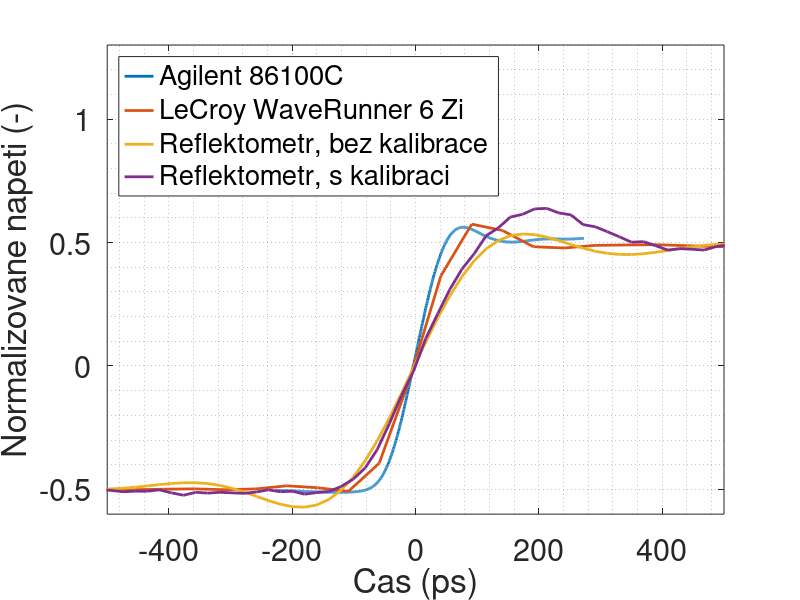
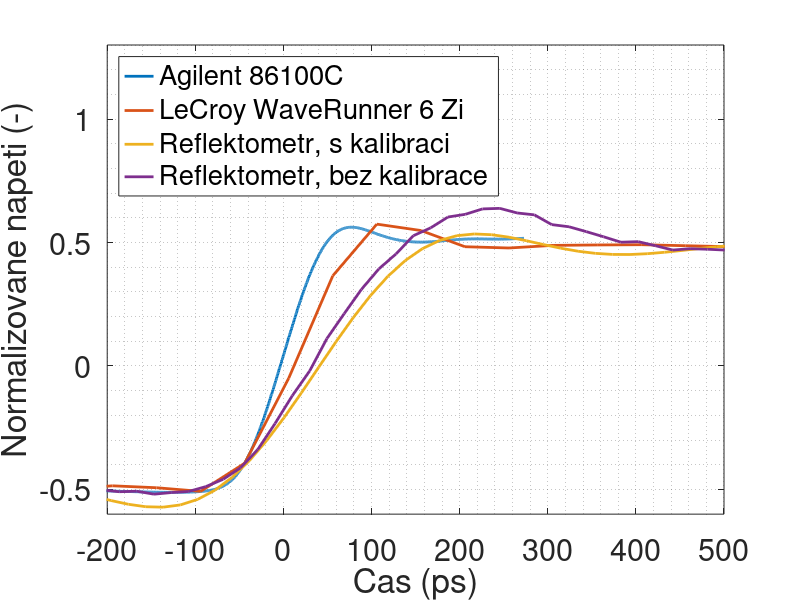

These figures' MATLAB source, in order:
close all; clear all;

lecroy=[
-1.05E-09	-0.200122
-1E-09	-0.200013
-9.5E-10	-0.200095
-9E-10	-0.200218
-8.5E-10	-0.200245
-8E-10	-0.200095
-7.5E-10	-0.199972
-7E-10	-0.200095
-6.5E-10	-0.200313
-6E-10	-0.200245
-5.5E-10	-0.199904
-5E-10	-0.199959
-4.5E-10	-0.200218
-4E-10	-0.199809
-3.5E-10	-0.199522
-3E-10	-0.200218
-2.5E-10	-0.199577
-2E-10	-0.197054
-1.5E-10	-0.198609
-1E-10	-0.201554
-5E-11	-0.17874
4.1488E-24	-0.109859
5E-11	-0.0269603
1E-10	0.0149052
1.5E-10	0.00973679
2E-10	-0.0033956
2.5E-10	-0.00441838
3E-10	-0.00230465
3.5E-10	-0.00196372
4E-10	-0.00175917
4.5E-10	-0.00257739
5E-10	-0.00338197
5.5E-10	-0.00249556
6E-10	-0.000845492
6.5E-10	0.000804581
7E-10	0.00196372
7.5E-10	0.00175917
8E-10	0.000613663
8.5E-10	-0.000381835
9E-10	-0.000545478
9.5E-10	-0.000150007
1E-09	4.09109E-05
];

agilent=[
6.1078500E-008, -1.986143E-001
6.1078870E-008, -1.986052E-001
6.1079241E-008, -1.986143E-001
6.1079611E-008, -1.986143E-001
6.1079981E-008, -1.986052E-001
6.1080352E-008, -1.986143E-001
6.1080722E-008, -1.986143E-001
6.1081093E-008, -1.986414E-001
6.1081463E-008, -1.986324E-001
6.1081833E-008, -1.986324E-001
6.1082204E-008, -1.986324E-001
6.1082574E-008, -1.986505E-001
6.1082944E-008, -1.986595E-001
6.1083315E-008, -1.986686E-001
6.1083685E-008, -1.986595E-001
6.1084056E-008, -1.986505E-001
6.1084426E-008, -1.986686E-001
6.1084796E-008, -1.986957E-001
6.1085167E-008, -1.987048E-001
6.1085537E-008, -1.986957E-001
6.1085907E-008, -1.986957E-001
6.1086278E-008, -1.987048E-001
6.1086648E-008, -1.987229E-001
6.1087019E-008, -1.987229E-001
6.1087389E-008, -1.987410E-001
6.1087759E-008, -1.987319E-001
6.1088130E-008, -1.987410E-001
6.1088500E-008, -1.987410E-001
6.1088870E-008, -1.987410E-001
6.1089241E-008, -1.987591E-001
6.1089611E-008, -1.987591E-001
6.1089981E-008, -1.987772E-001
6.1090352E-008, -1.987862E-001
6.1090722E-008, -1.987862E-001
6.1091093E-008, -1.988043E-001
6.1091463E-008, -1.988043E-001
6.1091833E-008, -1.987953E-001
6.1092204E-008, -1.988043E-001
6.1092574E-008, -1.988315E-001
6.1092944E-008, -1.988224E-001
6.1093315E-008, -1.988496E-001
6.1093685E-008, -1.988587E-001
6.1094056E-008, -1.988315E-001
6.1094426E-008, -1.988587E-001
6.1094796E-008, -1.988587E-001
6.1095167E-008, -1.988677E-001
6.1095537E-008, -1.988677E-001
6.1095907E-008, -1.988768E-001
6.1096278E-008, -1.988949E-001
6.1096648E-008, -1.988949E-001
6.1097019E-008, -1.988949E-001
6.1097389E-008, -1.988768E-001
6.1097759E-008, -1.989039E-001
6.1098130E-008, -1.989311E-001
6.1098500E-008, -1.989311E-001
6.1098870E-008, -1.989401E-001
6.1099241E-008, -1.989401E-001
6.1099611E-008, -1.989401E-001
6.1099981E-008, -1.989582E-001
6.1100352E-008, -1.989763E-001
6.1100722E-008, -1.989854E-001
6.1101093E-008, -1.990035E-001
6.1101463E-008, -1.989763E-001
6.1101833E-008, -1.989854E-001
6.1102204E-008, -1.989944E-001
6.1102574E-008, -1.990035E-001
6.1102944E-008, -1.990216E-001
6.1103315E-008, -1.990216E-001
6.1103685E-008, -1.990216E-001
6.1104056E-008, -1.990306E-001
6.1104426E-008, -1.990487E-001
6.1104796E-008, -1.990487E-001
6.1105167E-008, -1.990578E-001
6.1105537E-008, -1.990669E-001
6.1105907E-008, -1.990850E-001
6.1106278E-008, -1.990669E-001
6.1106648E-008, -1.990850E-001
6.1107019E-008, -1.990940E-001
6.1107389E-008, -1.990940E-001
6.1107759E-008, -1.991121E-001
6.1108130E-008, -1.991031E-001
6.1108500E-008, -1.991121E-001
6.1108870E-008, -1.991483E-001
6.1109241E-008, -1.991393E-001
6.1109611E-008, -1.991302E-001
6.1109981E-008, -1.991393E-001
6.1110352E-008, -1.991574E-001
6.1110722E-008, -1.991664E-001
6.1111093E-008, -1.991664E-001
6.1111463E-008, -1.991845E-001
6.1111833E-008, -1.991755E-001
6.1112204E-008, -1.991936E-001
6.1112574E-008, -1.991936E-001
6.1112944E-008, -1.992026E-001
6.1113315E-008, -1.992207E-001
6.1113685E-008, -1.992207E-001
6.1114056E-008, -1.992117E-001
6.1114426E-008, -1.992298E-001
6.1114796E-008, -1.992388E-001
6.1115167E-008, -1.992298E-001
6.1115537E-008, -1.992479E-001
6.1115907E-008, -1.992931E-001
6.1116278E-008, -1.992660E-001
6.1116648E-008, -1.992931E-001
6.1117019E-008, -1.992569E-001
6.1117389E-008, -1.992931E-001
6.1117759E-008, -1.993203E-001
6.1118130E-008, -1.993113E-001
6.1118500E-008, -1.993022E-001
6.1118870E-008, -1.993294E-001
6.1119241E-008, -1.993113E-001
6.1119611E-008, -1.993475E-001
6.1119981E-008, -1.993384E-001
6.1120352E-008, -1.993565E-001
6.1120722E-008, -1.993565E-001
6.1121093E-008, -1.993837E-001
6.1121463E-008, -1.993656E-001
6.1121833E-008, -1.994108E-001
6.1122204E-008, -1.993746E-001
6.1122574E-008, -1.994108E-001
6.1122944E-008, -1.993927E-001
6.1123315E-008, -1.994380E-001
6.1123685E-008, -1.994018E-001
6.1124056E-008, -1.994380E-001
6.1124426E-008, -1.994108E-001
6.1124796E-008, -1.994380E-001
6.1125167E-008, -1.994561E-001
6.1125537E-008, -1.994651E-001
6.1125907E-008, -1.994651E-001
6.1126278E-008, -1.994742E-001
6.1126648E-008, -1.994470E-001
6.1127019E-008, -1.994742E-001
6.1127389E-008, -1.994832E-001
6.1127759E-008, -1.994832E-001
6.1128130E-008, -1.994923E-001
6.1128500E-008, -1.995285E-001
6.1128870E-008, -1.995285E-001
6.1129241E-008, -1.995376E-001
6.1129611E-008, -1.995285E-001
6.1129981E-008, -1.995376E-001
6.1130352E-008, -1.995376E-001
6.1130722E-008, -1.995557E-001
6.1131093E-008, -1.995376E-001
6.1131463E-008, -1.995557E-001
6.1131833E-008, -1.995557E-001
6.1132204E-008, -1.995738E-001
6.1132574E-008, -1.996009E-001
6.1132944E-008, -1.995738E-001
6.1133315E-008, -1.996009E-001
6.1133685E-008, -1.996009E-001
6.1134056E-008, -1.996009E-001
6.1134426E-008, -1.996190E-001
6.1134796E-008, -1.996100E-001
6.1135167E-008, -1.996281E-001
6.1135537E-008, -1.996281E-001
6.1135907E-008, -1.996371E-001
6.1136278E-008, -1.996462E-001
6.1136648E-008, -1.996462E-001
6.1137019E-008, -1.996462E-001
6.1137389E-008, -1.996643E-001
6.1137759E-008, -1.996462E-001
6.1138130E-008, -1.996914E-001
6.1138500E-008, -1.996914E-001
6.1138870E-008, -1.996733E-001
6.1139241E-008, -1.997095E-001
6.1139611E-008, -1.997095E-001
6.1139981E-008, -1.997186E-001
6.1140352E-008, -1.997095E-001
6.1140722E-008, -1.997095E-001
6.1141093E-008, -1.997276E-001
6.1141463E-008, -1.997186E-001
6.1141833E-008, -1.997367E-001
6.1142204E-008, -1.997457E-001
6.1142574E-008, -1.997820E-001
6.1142944E-008, -1.997548E-001
6.1143315E-008, -1.997639E-001
6.1143685E-008, -1.997729E-001
6.1144056E-008, -1.997910E-001
6.1144426E-008, -1.997820E-001
6.1144796E-008, -1.997820E-001
6.1145167E-008, -1.997910E-001
6.1145537E-008, -1.997910E-001
6.1145907E-008, -1.998001E-001
6.1146278E-008, -1.998272E-001
6.1146648E-008, -1.998182E-001
6.1147019E-008, -1.998363E-001
6.1147389E-008, -1.998182E-001
6.1147759E-008, -1.998453E-001
6.1148130E-008, -1.998544E-001
6.1148500E-008, -1.998363E-001
6.1148870E-008, -1.998544E-001
6.1149241E-008, -1.998544E-001
6.1149611E-008, -1.998815E-001
6.1149981E-008, -1.998725E-001
6.1150352E-008, -1.998634E-001
6.1150722E-008, -1.998815E-001
6.1151093E-008, -1.998906E-001
6.1151463E-008, -1.999087E-001
6.1151833E-008, -1.998815E-001
6.1152204E-008, -1.998906E-001
6.1152574E-008, -1.999087E-001
6.1152944E-008, -1.998996E-001
6.1153315E-008, -1.999087E-001
6.1153685E-008, -1.999177E-001
6.1154056E-008, -1.999268E-001
6.1154426E-008, -1.999268E-001
6.1154796E-008, -1.999358E-001
6.1155167E-008, -1.999449E-001
6.1155537E-008, -1.999449E-001
6.1155907E-008, -1.999268E-001
6.1156278E-008, -1.999539E-001
6.1156648E-008, -1.999630E-001
6.1157019E-008, -1.999539E-001
6.1157389E-008, -1.999630E-001
6.1157759E-008, -1.999720E-001
6.1158130E-008, -1.999539E-001
6.1158500E-008, -1.999901E-001
6.1158870E-008, -1.999811E-001
6.1159241E-008, -1.999901E-001
6.1159611E-008, -1.999901E-001
6.1159981E-008, -2.000083E-001
6.1160352E-008, -2.000083E-001
6.1160722E-008, -1.999992E-001
6.1161093E-008, -2.000264E-001
6.1161463E-008, -2.000083E-001
6.1161833E-008, -2.000173E-001
6.1162204E-008, -2.000173E-001
6.1162574E-008, -2.000173E-001
6.1162944E-008, -2.000083E-001
6.1163315E-008, -2.000354E-001
6.1163685E-008, -2.000535E-001
6.1164056E-008, -2.000354E-001
6.1164426E-008, -2.000354E-001
6.1164796E-008, -2.000445E-001
6.1165167E-008, -2.000354E-001
6.1165537E-008, -2.000354E-001
6.1165907E-008, -2.000445E-001
6.1166278E-008, -2.000535E-001
6.1166648E-008, -2.000626E-001
6.1167019E-008, -2.000445E-001
6.1167389E-008, -2.000445E-001
6.1167759E-008, -2.000445E-001
6.1168130E-008, -2.000716E-001
6.1168500E-008, -2.000626E-001
6.1168870E-008, -2.000716E-001
6.1169241E-008, -2.000445E-001
6.1169611E-008, -2.000716E-001
6.1169981E-008, -2.000807E-001
6.1170352E-008, -2.000716E-001
6.1170722E-008, -2.000807E-001
6.1171093E-008, -2.000716E-001
6.1171463E-008, -2.000897E-001
6.1171833E-008, -2.000626E-001
6.1172204E-008, -2.000807E-001
6.1172574E-008, -2.000716E-001
6.1172944E-008, -2.000988E-001
6.1173315E-008, -2.000807E-001
6.1173685E-008, -2.001078E-001
6.1174056E-008, -2.000897E-001
6.1174426E-008, -2.000988E-001
6.1174796E-008, -2.000897E-001
6.1175167E-008, -2.000897E-001
6.1175537E-008, -2.001078E-001
6.1175907E-008, -2.000988E-001
6.1176278E-008, -2.001169E-001
6.1176648E-008, -2.001078E-001
6.1177019E-008, -2.001078E-001
6.1177389E-008, -2.001078E-001
6.1177759E-008, -2.000897E-001
6.1178130E-008, -2.000897E-001
6.1178500E-008, -2.001169E-001
6.1178870E-008, -2.001259E-001
6.1179241E-008, -2.000897E-001
6.1179611E-008, -2.001169E-001
6.1179981E-008, -2.000988E-001
6.1180352E-008, -2.000988E-001
6.1180722E-008, -2.001078E-001
6.1181093E-008, -2.000988E-001
6.1181463E-008, -2.000988E-001
6.1181833E-008, -2.001078E-001
6.1182204E-008, -2.000988E-001
6.1182574E-008, -2.000988E-001
6.1182944E-008, -2.000807E-001
6.1183315E-008, -2.000897E-001
6.1183685E-008, -2.000807E-001
6.1184056E-008, -2.000988E-001
6.1184426E-008, -2.000897E-001
6.1184796E-008, -2.000988E-001
6.1185167E-008, -2.000716E-001
6.1185537E-008, -2.000897E-001
6.1185907E-008, -2.000897E-001
6.1186278E-008, -2.000807E-001
6.1186648E-008, -2.000626E-001
6.1187019E-008, -2.000807E-001
6.1187389E-008, -2.000807E-001
6.1187759E-008, -2.000716E-001
6.1188130E-008, -2.000807E-001
6.1188500E-008, -2.000626E-001
6.1188870E-008, -2.000716E-001
6.1189241E-008, -2.000445E-001
6.1189611E-008, -2.000535E-001
6.1189981E-008, -2.000626E-001
6.1190352E-008, -2.000626E-001
6.1190722E-008, -2.000716E-001
6.1191093E-008, -2.000445E-001
6.1191463E-008, -2.000445E-001
6.1191833E-008, -2.000173E-001
6.1192204E-008, -2.000354E-001
6.1192574E-008, -2.000354E-001
6.1192944E-008, -2.000354E-001
6.1193315E-008, -2.000173E-001
6.1193685E-008, -2.000083E-001
6.1194056E-008, -1.999992E-001
6.1194426E-008, -1.999992E-001
6.1194796E-008, -1.999992E-001
6.1195167E-008, -1.999992E-001
6.1195537E-008, -1.999901E-001
6.1195907E-008, -1.999720E-001
6.1196278E-008, -1.999901E-001
6.1196648E-008, -1.999720E-001
6.1197019E-008, -1.999449E-001
6.1197389E-008, -1.999630E-001
6.1197759E-008, -1.999539E-001
6.1198130E-008, -1.999449E-001
6.1198500E-008, -1.999268E-001
6.1198870E-008, -1.999087E-001
6.1199241E-008, -1.999177E-001
6.1199611E-008, -1.999087E-001
6.1199981E-008, -1.999177E-001
6.1200352E-008, -1.998906E-001
6.1200722E-008, -1.998725E-001
6.1201093E-008, -1.998725E-001
6.1201463E-008, -1.998453E-001
6.1201833E-008, -1.998544E-001
6.1202204E-008, -1.998453E-001
6.1202574E-008, -1.998272E-001
6.1202944E-008, -1.998091E-001
6.1203315E-008, -1.998182E-001
6.1203685E-008, -1.997910E-001
6.1204056E-008, -1.997729E-001
6.1204426E-008, -1.997548E-001
6.1204796E-008, -1.997639E-001
6.1205167E-008, -1.997729E-001
6.1205537E-008, -1.997548E-001
6.1205907E-008, -1.997095E-001
6.1206278E-008, -1.997276E-001
6.1206648E-008, -1.997005E-001
6.1207019E-008, -1.996914E-001
6.1207389E-008, -1.996733E-001
6.1207759E-008, -1.996733E-001
6.1208130E-008, -1.996371E-001
6.1208500E-008, -1.996371E-001
6.1208870E-008, -1.995919E-001
6.1209241E-008, -1.995828E-001
6.1209611E-008, -1.995738E-001
6.1209981E-008, -1.995738E-001
6.1210352E-008, -1.995466E-001
6.1210722E-008, -1.995285E-001
6.1211093E-008, -1.995104E-001
6.1211463E-008, -1.994742E-001
6.1211833E-008, -1.994742E-001
6.1212204E-008, -1.994380E-001
6.1212574E-008, -1.994199E-001
6.1212944E-008, -1.994018E-001
6.1213315E-008, -1.993837E-001
6.1213685E-008, -1.993656E-001
6.1214056E-008, -1.993384E-001
6.1214426E-008, -1.993022E-001
6.1214796E-008, -1.992569E-001
6.1215167E-008, -1.992569E-001
6.1215537E-008, -1.992207E-001
6.1215907E-008, -1.991845E-001
6.1216278E-008, -1.991936E-001
6.1216648E-008, -1.991483E-001
6.1217019E-008, -1.991302E-001
6.1217389E-008, -1.991121E-001
6.1217759E-008, -1.990578E-001
6.1218130E-008, -1.990306E-001
6.1218500E-008, -1.989944E-001
6.1218870E-008, -1.989763E-001
6.1219241E-008, -1.989220E-001
6.1219611E-008, -1.988949E-001
6.1219981E-008, -1.988496E-001
6.1220352E-008, -1.988406E-001
6.1220722E-008, -1.987953E-001
6.1221093E-008, -1.987500E-001
6.1221463E-008, -1.987048E-001
6.1221833E-008, -1.986595E-001
6.1222204E-008, -1.986324E-001
6.1222574E-008, -1.985690E-001
6.1222944E-008, -1.985509E-001
6.1223315E-008, -1.984604E-001
6.1223685E-008, -1.984694E-001
6.1224056E-008, -1.983970E-001
6.1224426E-008, -1.983336E-001
6.1224796E-008, -1.982884E-001
6.1225167E-008, -1.982431E-001
6.1225537E-008, -1.982160E-001
6.1225907E-008, -1.981254E-001
6.1226278E-008, -1.980802E-001
6.1226648E-008, -1.980259E-001
6.1227019E-008, -1.979444E-001
6.1227389E-008, -1.979082E-001
6.1227759E-008, -1.978448E-001
6.1228130E-008, -1.977543E-001
6.1228500E-008, -1.977181E-001
6.1228870E-008, -1.976095E-001
6.1229241E-008, -1.975280E-001
6.1229611E-008, -1.975009E-001
6.1229981E-008, -1.973651E-001
6.1230352E-008, -1.972474E-001
6.1230722E-008, -1.972746E-001
6.1231093E-008, -1.971750E-001
6.1231463E-008, -1.970302E-001
6.1231833E-008, -1.969396E-001
6.1232204E-008, -1.968763E-001
6.1232574E-008, -1.967586E-001
6.1232944E-008, -1.967224E-001
6.1233315E-008, -1.966500E-001
6.1233685E-008, -1.965595E-001
6.1234056E-008, -1.963875E-001
6.1234426E-008, -1.963151E-001
6.1234796E-008, -1.962155E-001
6.1235167E-008, -1.960978E-001
6.1235537E-008, -1.959892E-001
6.1235907E-008, -1.958444E-001
6.1236278E-008, -1.957538E-001
6.1236648E-008, -1.956000E-001
6.1237019E-008, -1.955275E-001
6.1237389E-008, -1.954008E-001
6.1237759E-008, -1.952288E-001
6.1238130E-008, -1.951474E-001
6.1238500E-008, -1.950568E-001
6.1238870E-008, -1.949301E-001
6.1239241E-008, -1.946676E-001
6.1239611E-008, -1.945861E-001
6.1239981E-008, -1.944413E-001
6.1240352E-008, -1.942422E-001
6.1240722E-008, -1.940521E-001
6.1241093E-008, -1.939163E-001
6.1241463E-008, -1.938258E-001
6.1241833E-008, -1.935723E-001
6.1242204E-008, -1.933460E-001
6.1242574E-008, -1.932646E-001
6.1242944E-008, -1.930745E-001
6.1243315E-008, -1.928934E-001
6.1243685E-008, -1.926128E-001
6.1244056E-008, -1.924408E-001
6.1244426E-008, -1.923503E-001
6.1244796E-008, -1.921331E-001
6.1245167E-008, -1.919249E-001
6.1245537E-008, -1.916714E-001
6.1245907E-008, -1.915809E-001
6.1246278E-008, -1.913455E-001
6.1246648E-008, -1.911011E-001
6.1247019E-008, -1.909201E-001
6.1247389E-008, -1.906123E-001
6.1247759E-008, -1.903136E-001
6.1248130E-008, -1.901507E-001
6.1248500E-008, -1.899606E-001
6.1248870E-008, -1.897252E-001
6.1249241E-008, -1.894446E-001
6.1249611E-008, -1.892093E-001
6.1249981E-008, -1.890192E-001
6.1250352E-008, -1.887748E-001
6.1250722E-008, -1.882588E-001
6.1251093E-008, -1.882317E-001
6.1251463E-008, -1.879149E-001
6.1251833E-008, -1.876071E-001
6.1252204E-008, -1.872360E-001
6.1252574E-008, -1.869101E-001
6.1252944E-008, -1.868105E-001
6.1253315E-008, -1.863670E-001
6.1253685E-008, -1.860502E-001
6.1254056E-008, -1.858601E-001
6.1254426E-008, -1.855523E-001
6.1254796E-008, -1.849639E-001
6.1255167E-008, -1.846109E-001
6.1255537E-008, -1.843484E-001
6.1255907E-008, -1.842126E-001
6.1256278E-008, -1.838143E-001
6.1256648E-008, -1.835247E-001
6.1257019E-008, -1.830178E-001
6.1257389E-008, -1.825833E-001
6.1257759E-008, -1.821759E-001
6.1258130E-008, -1.819949E-001
6.1258500E-008, -1.816600E-001
6.1258870E-008, -1.811802E-001
6.1259241E-008, -1.808091E-001
6.1259611E-008, -1.802479E-001
6.1259981E-008, -1.801573E-001
6.1260352E-008, -1.795780E-001
6.1260722E-008, -1.794694E-001
6.1261093E-008, -1.787362E-001
6.1261463E-008, -1.787090E-001
6.1261833E-008, -1.778672E-001
6.1262204E-008, -1.775413E-001
6.1262574E-008, -1.772788E-001
6.1262944E-008, -1.767086E-001
6.1263315E-008, -1.760840E-001
6.1263685E-008, -1.757943E-001
6.1264056E-008, -1.753689E-001
6.1264426E-008, -1.747262E-001
6.1264796E-008, -1.744999E-001
6.1265167E-008, -1.737938E-001
6.1265537E-008, -1.733593E-001
6.1265907E-008, -1.727257E-001
6.1266278E-008, -1.723817E-001
6.1266648E-008, -1.718929E-001
6.1267019E-008, -1.717662E-001
6.1267389E-008, -1.711326E-001
6.1267759E-008, -1.708519E-001
6.1268130E-008, -1.699558E-001
6.1268500E-008, -1.696480E-001
6.1268870E-008, -1.688786E-001
6.1269241E-008, -1.685709E-001
6.1269611E-008, -1.680458E-001
6.1269981E-008, -1.671588E-001
6.1270352E-008, -1.667786E-001
6.1270722E-008, -1.666881E-001
6.1271093E-008, -1.658553E-001
6.1271463E-008, -1.653936E-001
6.1271833E-008, -1.644703E-001
6.1272204E-008, -1.642893E-001
6.1272574E-008, -1.634565E-001
6.1272944E-008, -1.631125E-001
6.1273315E-008, -1.622526E-001
6.1273685E-008, -1.620354E-001
6.1274056E-008, -1.610125E-001
6.1274426E-008, -1.604603E-001
6.1274796E-008, -1.598448E-001
6.1275167E-008, -1.593922E-001
6.1275537E-008, -1.587042E-001
6.1275907E-008, -1.584146E-001
6.1276278E-008, -1.577628E-001
6.1276648E-008, -1.569753E-001
6.1277019E-008, -1.561154E-001
6.1277389E-008, -1.555813E-001
6.1277759E-008, -1.553550E-001
6.1278130E-008, -1.547214E-001
6.1278500E-008, -1.537709E-001
6.1278870E-008, -1.529291E-001
6.1279241E-008, -1.524403E-001
6.1279611E-008, -1.520149E-001
6.1279981E-008, -1.512364E-001
6.1280352E-008, -1.505484E-001
6.1280722E-008, -1.497881E-001
6.1281093E-008, -1.488738E-001
6.1281463E-008, -1.486747E-001
6.1281833E-008, -1.482855E-001
6.1282204E-008, -1.476971E-001
6.1282574E-008, -1.461583E-001
6.1282944E-008, -1.459501E-001
6.1283315E-008, -1.454613E-001
6.1283685E-008, -1.445380E-001
6.1284056E-008, -1.440220E-001
6.1284426E-008, -1.426914E-001
6.1284796E-008, -1.421301E-001
6.1285167E-008, -1.415508E-001
6.1285537E-008, -1.408357E-001
6.1285907E-008, -1.402292E-001
6.1286278E-008, -1.396861E-001
6.1286648E-008, -1.388895E-001
6.1287019E-008, -1.378305E-001
6.1287389E-008, -1.374322E-001
6.1287759E-008, -1.365451E-001
6.1288130E-008, -1.358028E-001
6.1288500E-008, -1.352416E-001
6.1288870E-008, -1.344088E-001
6.1289241E-008, -1.337118E-001
6.1289611E-008, -1.330420E-001
6.1289981E-008, -1.319739E-001
6.1290352E-008, -1.314036E-001
6.1290722E-008, -1.303807E-001
6.1291093E-008, -1.295479E-001
6.1291463E-008, -1.287242E-001
6.1291833E-008, -1.286065E-001
6.1292204E-008, -1.277647E-001
6.1292574E-008, -1.269500E-001
6.1292944E-008, -1.262259E-001
6.1293315E-008, -1.253478E-001
6.1293685E-008, -1.248681E-001
6.1294056E-008, -1.237456E-001
6.1294426E-008, -1.229491E-001
6.1294796E-008, -1.223698E-001
6.1295167E-008, -1.214283E-001
6.1295537E-008, -1.207676E-001
6.1295907E-008, -1.201611E-001
6.1296278E-008, -1.189481E-001
6.1296648E-008, -1.185317E-001
6.1297019E-008, -1.177261E-001
6.1297389E-008, -1.170201E-001
6.1297759E-008, -1.157528E-001
6.1298130E-008, -1.151463E-001
6.1298500E-008, -1.144946E-001
6.1298870E-008, -1.135441E-001
6.1299241E-008, -1.126842E-001
6.1299611E-008, -1.122768E-001
6.1299981E-008, -1.111091E-001
6.1300352E-008, -1.101134E-001
6.1300722E-008, -1.096156E-001
6.1301093E-008, -1.090996E-001
6.1301463E-008, -1.082035E-001
6.1301833E-008, -1.072621E-001
6.1302204E-008, -1.063388E-001
6.1302574E-008, -1.062573E-001
6.1302944E-008, -1.049538E-001
6.1303315E-008, -1.037228E-001
6.1303685E-008, -1.034693E-001
6.1304056E-008, -1.024012E-001
6.1304426E-008, -1.020391E-001
6.1304796E-008, -1.010615E-001
6.1305167E-008, -1.000024E-001
6.1305537E-008, -9.94321E-002
6.1305907E-008, -9.88347E-002
6.1306278E-008, -9.81830E-002
6.1306648E-008, -9.68342E-002
6.1307019E-008, -9.63997E-002
6.1307389E-008, -9.56303E-002
6.1307759E-008, -9.47975E-002
6.1308130E-008, -9.38380E-002
6.1308500E-008, -9.30596E-002
6.1308870E-008, -9.24983E-002
6.1309241E-008, -9.15841E-002
6.1309611E-008, -9.06336E-002
6.1309981E-008, -9.02987E-002
6.1310352E-008, -8.89952E-002
6.1310722E-008, -8.77099E-002
6.1311093E-008, -8.71849E-002
6.1311463E-008, -8.69767E-002
6.1311833E-008, -8.60353E-002
6.1312204E-008, -8.50395E-002
6.1312574E-008, -8.45688E-002
6.1312944E-008, -8.35731E-002
6.1313315E-008, -8.29848E-002
6.1313685E-008, -8.18352E-002
6.1314056E-008, -8.18171E-002
6.1314426E-008, -8.06856E-002
6.1314796E-008, -7.96717E-002
6.1315167E-008, -7.93097E-002
6.1315537E-008, -7.82958E-002
6.1315907E-008, -7.72277E-002
6.1316278E-008, -7.71191E-002
6.1316648E-008, -7.62320E-002
6.1317019E-008, -7.51005E-002
6.1317389E-008, -7.43401E-002
6.1317759E-008, -7.37789E-002
6.1318130E-008, -7.28013E-002
6.1318500E-008, -7.23487E-002
6.1318870E-008, -7.15884E-002
6.1319241E-008, -7.05564E-002
6.1319611E-008, -6.97146E-002
6.1319981E-008, -6.91353E-002
6.1320352E-008, -6.84926E-002
6.1320722E-008, -6.73883E-002
6.1321093E-008, -6.65012E-002
6.1321463E-008, -6.59581E-002
6.1321833E-008, -6.54964E-002
6.1322204E-008, -6.43830E-002
6.1322574E-008, -6.38852E-002
6.1322944E-008, -6.34416E-002
6.1323315E-008, -6.23825E-002
6.1323685E-008, -6.17942E-002
6.1324056E-008, -6.10428E-002
6.1324426E-008, -6.02825E-002
6.1324796E-008, -6.01105E-002
6.1325167E-008, -5.91963E-002
6.1325537E-008, -5.79199E-002
6.1325907E-008, -5.76665E-002
6.1326278E-008, -5.63901E-002
6.1326648E-008, -5.61820E-002
6.1327019E-008, -5.55393E-002
6.1327389E-008, -5.49147E-002
6.1327759E-008, -5.41543E-002
6.1328130E-008, -5.35569E-002
6.1328500E-008, -5.25340E-002
6.1328870E-008, -5.22715E-002
6.1329241E-008, -5.14297E-002
6.1329611E-008, -5.06422E-002
6.1329981E-008, -5.03163E-002
6.1330352E-008, -4.94835E-002
6.1330722E-008, -4.86417E-002
6.1331093E-008, -4.80352E-002
6.1331463E-008, -4.73563E-002
6.1331833E-008, -4.71481E-002
6.1332204E-008, -4.63334E-002
6.1332574E-008, -4.56908E-002
6.1332944E-008, -4.50843E-002
6.1333315E-008, -4.41248E-002
6.1333685E-008, -4.37627E-002
6.1334056E-008, -4.26855E-002
6.1334426E-008, -4.28032E-002
6.1334796E-008, -4.17079E-002
6.1335167E-008, -4.14092E-002
6.1335537E-008, -4.08932E-002
6.1335907E-008, -4.03954E-002
6.1336278E-008, -3.94178E-002
6.1336648E-008, -3.91190E-002
6.1337019E-008, -3.86755E-002
6.1337389E-008, -3.80871E-002
6.1337759E-008, -3.73811E-002
6.1338130E-008, -3.68289E-002
6.1338500E-008, -3.64578E-002
6.1338870E-008, -3.58966E-002
6.1339241E-008, -3.50728E-002
6.1339611E-008, -3.45569E-002
6.1339981E-008, -3.42310E-002
6.1340352E-008, -3.39594E-002
6.1340722E-008, -3.33439E-002
6.1341093E-008, -3.26831E-002
6.1341463E-008, -3.21309E-002
6.1341833E-008, -3.16059E-002
6.1342204E-008, -3.09723E-002
6.1342574E-008, -3.10719E-002
6.1342944E-008, -3.03206E-002
6.1343315E-008, -2.97231E-002
6.1343685E-008, -2.91348E-002
6.1344056E-008, -2.91257E-002
6.1344426E-008, -2.84740E-002
6.1344796E-008, -2.79399E-002
6.1345167E-008, -2.72610E-002
6.1345537E-008, -2.66364E-002
6.1345907E-008, -2.64282E-002
6.1346278E-008, -2.60752E-002
6.1346648E-008, -2.56860E-002
6.1347019E-008, -2.50885E-002
6.1347389E-008, -2.47536E-002
6.1347759E-008, -2.44187E-002
6.1348130E-008, -2.38846E-002
6.1348500E-008, -2.35407E-002
6.1348870E-008, -2.30066E-002
6.1349241E-008, -2.26536E-002
6.1349611E-008, -2.22372E-002
6.1349981E-008, -2.18841E-002
6.1350352E-008, -2.14497E-002
6.1350722E-008, -2.12415E-002
6.1351093E-008, -2.06621E-002
6.1351463E-008, -2.04720E-002
6.1351833E-008, -2.01281E-002
6.1352204E-008, -1.96483E-002
6.1352574E-008, -1.93315E-002
6.1352944E-008, -1.89332E-002
6.1353315E-008, -1.87160E-002
6.1353685E-008, -1.82634E-002
6.1354056E-008, -1.80190E-002
6.1354426E-008, -1.76116E-002
6.1354796E-008, -1.74306E-002
6.1355167E-008, -1.71047E-002
6.1355537E-008, -1.67336E-002
6.1355907E-008, -1.64892E-002
6.1356278E-008, -1.62086E-002
6.1356648E-008, -1.57831E-002
6.1357019E-008, -1.56836E-002
6.1357389E-008, -1.53577E-002
6.1357759E-008, -1.49594E-002
6.1358130E-008, -1.47241E-002
6.1358500E-008, -1.46064E-002
6.1358870E-008, -1.42262E-002
6.1359241E-008, -1.40723E-002
6.1359611E-008, -1.36378E-002
6.1359981E-008, -1.35383E-002
6.1360352E-008, -1.31852E-002
6.1360722E-008, -1.28775E-002
6.1361093E-008, -1.27236E-002
6.1361463E-008, -1.26150E-002
6.1361833E-008, -1.22076E-002
6.1362204E-008, -1.22619E-002
6.1362574E-008, -1.18818E-002
6.1362944E-008, -1.17007E-002
6.1363315E-008, -1.14654E-002
6.1363685E-008, -1.13567E-002
6.1364056E-008, -1.10309E-002
6.1364426E-008, -1.08498E-002
6.1364796E-008, -1.07865E-002
6.1365167E-008, -1.06326E-002
6.1365537E-008, -1.02886E-002
6.1365907E-008, -1.02705E-002
6.1366278E-008, -1.00533E-002
6.1366648E-008, -9.9265E-003
6.1367019E-008, -9.7002E-003
6.1367389E-008, -9.5464E-003
6.1367759E-008, -9.3382E-003
6.1368130E-008, -9.2657E-003
6.1368500E-008, -9.2205E-003
6.1368870E-008, -9.0756E-003
6.1369241E-008, -8.9127E-003
6.1369611E-008, -8.7769E-003
6.1369981E-008, -8.6412E-003
6.1370352E-008, -8.5416E-003
6.1370722E-008, -8.4058E-003
6.1371093E-008, -8.3153E-003
6.1371463E-008, -8.1886E-003
6.1371833E-008, -8.0799E-003
6.1372204E-008, -7.9804E-003
6.1372574E-008, -7.8989E-003
6.1372944E-008, -7.7993E-003
6.1373315E-008, -7.7631E-003
6.1373685E-008, -7.6998E-003
6.1374056E-008, -7.6183E-003
6.1374426E-008, -7.5549E-003
6.1374796E-008, -7.4916E-003
6.1375167E-008, -7.4191E-003
6.1375537E-008, -7.3377E-003
6.1375907E-008, -7.2834E-003
6.1376278E-008, -7.2381E-003
6.1376648E-008, -7.2019E-003
6.1377019E-008, -7.1295E-003
6.1377389E-008, -7.0842E-003
6.1377759E-008, -7.0390E-003
6.1378130E-008, -6.9847E-003
6.1378500E-008, -6.9847E-003
6.1378870E-008, -6.9394E-003
6.1379241E-008, -6.9122E-003
6.1379611E-008, -6.8941E-003
6.1379981E-008, -6.8579E-003
6.1380352E-008, -6.8579E-003
6.1380722E-008, -6.8217E-003
6.1381093E-008, -6.8308E-003
6.1381463E-008, -6.8217E-003
6.1381833E-008, -6.8217E-003
6.1382204E-008, -6.8127E-003
6.1382574E-008, -6.8217E-003
6.1382944E-008, -6.8127E-003
6.1383315E-008, -6.8217E-003
6.1383685E-008, -6.8127E-003
6.1384056E-008, -6.8398E-003
6.1384426E-008, -6.8760E-003
6.1384796E-008, -6.8851E-003
6.1385167E-008, -6.8760E-003
6.1385537E-008, -6.9122E-003
6.1385907E-008, -6.9484E-003
6.1386278E-008, -6.9575E-003
6.1386648E-008, -6.9847E-003
6.1387019E-008, -7.0209E-003
6.1387389E-008, -7.0480E-003
6.1387759E-008, -7.1114E-003
6.1388130E-008, -7.1295E-003
6.1388500E-008, -7.1566E-003
6.1388870E-008, -7.2109E-003
6.1389241E-008, -7.2472E-003
6.1389611E-008, -7.2924E-003
6.1389981E-008, -7.3467E-003
6.1390352E-008, -7.3829E-003
6.1390722E-008, -7.4191E-003
6.1391093E-008, -7.5097E-003
6.1391463E-008, -7.5730E-003
6.1391833E-008, -7.5911E-003
6.1392204E-008, -7.6635E-003
6.1392574E-008, -7.7088E-003
6.1392944E-008, -7.7812E-003
6.1393315E-008, -7.8084E-003
6.1393685E-008, -7.9079E-003
6.1394056E-008, -7.9442E-003
6.1394426E-008, -8.0075E-003
6.1394796E-008, -8.0799E-003
6.1395167E-008, -8.1433E-003
6.1395537E-008, -8.2338E-003
6.1395907E-008, -8.2972E-003
6.1396278E-008, -8.3968E-003
6.1396648E-008, -8.4239E-003
6.1397019E-008, -8.5416E-003
6.1397389E-008, -8.6049E-003
6.1397759E-008, -8.6321E-003
6.1398130E-008, -8.7498E-003
6.1398500E-008, -8.8312E-003
6.1398870E-008, -8.9399E-003
6.1399241E-008, -8.9851E-003
6.1399611E-008, -9.0756E-003
6.1399981E-008, -9.1843E-003
6.1400352E-008, -9.2114E-003
6.1400722E-008, -9.3291E-003
6.1401093E-008, -9.3925E-003
6.1401463E-008, -9.4196E-003
6.1401833E-008, -9.5464E-003
6.1402204E-008, -9.6097E-003
6.1402574E-008, -9.7093E-003
6.1402944E-008, -9.8179E-003
6.1403315E-008, -9.8360E-003
6.1403685E-008, -9.9718E-003
6.1404056E-008, -1.00261E-002
6.1404426E-008, -1.01619E-002
6.1404796E-008, -1.01981E-002
6.1405167E-008, -1.03248E-002
6.1405537E-008, -1.03701E-002
6.1405907E-008, -1.04696E-002
6.1406278E-008, -1.05240E-002
6.1406648E-008, -1.06688E-002
6.1407019E-008, -1.06778E-002
6.1407389E-008, -1.08227E-002
6.1407759E-008, -1.08860E-002
6.1408130E-008, -1.09403E-002
6.1408500E-008, -1.10580E-002
6.1408870E-008, -1.11938E-002
6.1409241E-008, -1.12119E-002
6.1409611E-008, -1.13477E-002
6.1409981E-008, -1.14382E-002
6.1410352E-008, -1.15287E-002
6.1410722E-008, -1.16102E-002
6.1411093E-008, -1.16826E-002
6.1411463E-008, -1.18184E-002
6.1411833E-008, -1.18546E-002
6.1412204E-008, -1.19813E-002
6.1412574E-008, -1.20356E-002
6.1412944E-008, -1.21171E-002
6.1413315E-008, -1.22438E-002
6.1413685E-008, -1.22710E-002
6.1414056E-008, -1.23977E-002
6.1414426E-008, -1.24520E-002
6.1414796E-008, -1.25425E-002
6.1415167E-008, -1.26240E-002
6.1415537E-008, -1.26602E-002
6.1415907E-008, -1.27688E-002
6.1416278E-008, -1.28322E-002
6.1416648E-008, -1.29408E-002
6.1417019E-008, -1.29589E-002
6.1417389E-008, -1.30766E-002
6.1417759E-008, -1.31490E-002
6.1418130E-008, -1.32214E-002
6.1418500E-008, -1.32576E-002
6.1418870E-008, -1.33391E-002
6.1419241E-008, -1.34477E-002
6.1419611E-008, -1.35292E-002
6.1419981E-008, -1.35745E-002
6.1420352E-008, -1.37012E-002
6.1420722E-008, -1.37555E-002
6.1421093E-008, -1.38279E-002
6.1421463E-008, -1.38822E-002
6.1421833E-008, -1.39546E-002
6.1422204E-008, -1.40361E-002
6.1422574E-008, -1.41176E-002
6.1422944E-008, -1.41900E-002
6.1423315E-008, -1.42805E-002
6.1423685E-008, -1.43258E-002
6.1424056E-008, -1.44163E-002
6.1424426E-008, -1.44616E-002
6.1424796E-008, -1.45430E-002
6.1425167E-008, -1.45973E-002
6.1425537E-008, -1.46516E-002
6.1425907E-008, -1.47060E-002
6.1426278E-008, -1.48146E-002
6.1426648E-008, -1.48508E-002
6.1427019E-008, -1.48960E-002
6.1427389E-008, -1.49594E-002
6.1427759E-008, -1.50318E-002
6.1428130E-008, -1.50861E-002
6.1428500E-008, -1.51767E-002
6.1428870E-008, -1.52129E-002
6.1429241E-008, -1.52762E-002
6.1429611E-008, -1.53305E-002
6.1429981E-008, -1.53486E-002
6.1430352E-008, -1.54573E-002
6.1430722E-008, -1.54844E-002
6.1431093E-008, -1.55206E-002
6.1431463E-008, -1.56021E-002
6.1431833E-008, -1.56564E-002
6.1432204E-008, -1.57017E-002
6.1432574E-008, -1.57741E-002
6.1432944E-008, -1.57922E-002
6.1433315E-008, -1.58284E-002
6.1433685E-008, -1.59099E-002
6.1434056E-008, -1.59642E-002
6.1434426E-008, -1.60185E-002
6.1434796E-008, -1.60728E-002
6.1435167E-008, -1.61090E-002
6.1435537E-008, -1.61271E-002
6.1435907E-008, -1.61905E-002
6.1436278E-008, -1.61995E-002
6.1436648E-008, -1.62991E-002
6.1437019E-008, -1.63172E-002
6.1437389E-008, -1.63715E-002
6.1437759E-008, -1.64077E-002
6.1438130E-008, -1.64711E-002
6.1438500E-008, -1.64801E-002
6.1438870E-008, -1.65526E-002
6.1439241E-008, -1.65616E-002
6.1439611E-008, -1.66069E-002
6.1439981E-008, -1.66431E-002
6.1440352E-008, -1.66974E-002
6.1440722E-008, -1.67517E-002
6.1441093E-008, -1.67698E-002
6.1441463E-008, -1.68060E-002
6.1441833E-008, -1.68422E-002
6.1442204E-008, -1.68603E-002
6.1442574E-008, -1.69327E-002
6.1442944E-008, -1.69418E-002
6.1443315E-008, -1.69689E-002
6.1443685E-008, -1.70052E-002
6.1444056E-008, -1.70142E-002
6.1444426E-008, -1.70776E-002
6.1444796E-008, -1.70776E-002
6.1445167E-008, -1.71047E-002
6.1445537E-008, -1.71500E-002
6.1445907E-008, -1.71771E-002
6.1446278E-008, -1.71952E-002
6.1446648E-008, -1.72133E-002
6.1447019E-008, -1.72405E-002
6.1447389E-008, -1.72677E-002
6.1447759E-008, -1.73039E-002
6.1448130E-008, -1.73129E-002
6.1448500E-008, -1.73491E-002
6.1448870E-008, -1.73582E-002
6.1449241E-008, -1.73944E-002
6.1449611E-008, -1.73853E-002
6.1449981E-008, -1.74125E-002
6.1450352E-008, -1.74487E-002
6.1450722E-008, -1.74668E-002
6.1451093E-008, -1.74759E-002
6.1451463E-008, -1.74849E-002
6.1451833E-008, -1.75030E-002
6.1452204E-008, -1.75121E-002
6.1452574E-008, -1.75211E-002
6.1452944E-008, -1.75392E-002
6.1453315E-008, -1.75664E-002
6.1453685E-008, -1.75845E-002
6.1454056E-008, -1.75935E-002
6.1454426E-008, -1.76026E-002
6.1454796E-008, -1.76026E-002
6.1455167E-008, -1.76207E-002
6.1455537E-008, -1.76297E-002
6.1455907E-008, -1.76388E-002
6.1456278E-008, -1.76569E-002
6.1456648E-008, -1.76659E-002
6.1457019E-008, -1.76659E-002
6.1457389E-008, -1.76750E-002
6.1457759E-008, -1.76750E-002
6.1458130E-008, -1.76840E-002
6.1458500E-008, -1.76750E-002
6.1458870E-008, -1.76931E-002
6.1459241E-008, -1.76931E-002
6.1459611E-008, -1.77021E-002
6.1459981E-008, -1.77112E-002
6.1460352E-008, -1.76840E-002
6.1460722E-008, -1.77112E-002
6.1461093E-008, -1.77021E-002
6.1461463E-008, -1.76931E-002
6.1461833E-008, -1.77112E-002
6.1462204E-008, -1.77112E-002
6.1462574E-008, -1.76840E-002
6.1462944E-008, -1.77203E-002
6.1463315E-008, -1.76659E-002
6.1463685E-008, -1.76840E-002
6.1464056E-008, -1.76750E-002
6.1464426E-008, -1.76750E-002
6.1464796E-008, -1.76569E-002
6.1465167E-008, -1.76750E-002
6.1465537E-008, -1.76569E-002
6.1465907E-008, -1.76388E-002
6.1466278E-008, -1.76478E-002
6.1466648E-008, -1.76478E-002
6.1467019E-008, -1.76207E-002
6.1467389E-008, -1.76116E-002
6.1467759E-008, -1.76116E-002
6.1468130E-008, -1.76207E-002
6.1468500E-008, -1.75845E-002
6.1468870E-008, -1.75935E-002
6.1469241E-008, -1.75483E-002
6.1469611E-008, -1.75754E-002
6.1469981E-008, -1.75483E-002
6.1470352E-008, -1.75392E-002
6.1470722E-008, -1.75121E-002
6.1471093E-008, -1.75121E-002
6.1471463E-008, -1.75121E-002
6.1471833E-008, -1.74849E-002
6.1472204E-008, -1.74759E-002
6.1472574E-008, -1.74668E-002
6.1472944E-008, -1.74215E-002
6.1473315E-008, -1.74125E-002
6.1473685E-008, -1.74034E-002
6.1474056E-008, -1.73944E-002
6.1474426E-008, -1.73763E-002
6.1474796E-008, -1.73672E-002
6.1475167E-008, -1.73491E-002
6.1475537E-008, -1.73401E-002
6.1475907E-008, -1.73310E-002
6.1476278E-008, -1.73039E-002
6.1476648E-008, -1.73039E-002
6.1477019E-008, -1.72586E-002
6.1477389E-008, -1.72496E-002
6.1477759E-008, -1.72224E-002
6.1478130E-008, -1.71862E-002
6.1478500E-008, -1.71771E-002
6.1478870E-008, -1.71409E-002
6.1479241E-008, -1.71409E-002
6.1479611E-008, -1.71228E-002
6.1479981E-008, -1.71138E-002
6.1480352E-008, -1.71047E-002
6.1480722E-008, -1.70595E-002
6.1481093E-008, -1.70504E-002
6.1481463E-008, -1.70323E-002
6.1481833E-008, -1.70323E-002
6.1482204E-008, -1.70233E-002
6.1482574E-008, -1.69689E-002
6.1482944E-008, -1.69508E-002
6.1483315E-008, -1.69327E-002
6.1483685E-008, -1.69146E-002
6.1484056E-008, -1.68784E-002
6.1484426E-008, -1.68603E-002
6.1484796E-008, -1.68151E-002
6.1485167E-008, -1.67970E-002
6.1485537E-008, -1.67698E-002
6.1485907E-008, -1.67607E-002
6.1486278E-008, -1.67426E-002
6.1486648E-008, -1.67245E-002
6.1487019E-008, -1.66702E-002
6.1487389E-008, -1.66521E-002
6.1487759E-008, -1.66702E-002
6.1488130E-008, -1.66250E-002
6.1488500E-008, -1.65978E-002
6.1488870E-008, -1.65707E-002
6.1489241E-008, -1.65707E-002
6.1489611E-008, -1.65254E-002
6.1489981E-008, -1.65163E-002
6.1490352E-008, -1.64892E-002
6.1490722E-008, -1.64711E-002
6.1491093E-008, -1.64258E-002
6.1491463E-008, -1.63987E-002
6.1491833E-008, -1.63896E-002
6.1492204E-008, -1.63806E-002
6.1492574E-008, -1.63444E-002
6.1492944E-008, -1.63263E-002
6.1493315E-008, -1.63082E-002
6.1493685E-008, -1.62991E-002
6.1494056E-008, -1.62810E-002
6.1494426E-008, -1.62357E-002
6.1494796E-008, -1.62538E-002
6.1495167E-008, -1.62176E-002
6.1495537E-008, -1.61995E-002
6.1495907E-008, -1.61543E-002
6.1496278E-008, -1.61362E-002
6.1496648E-008, -1.61362E-002
6.1497019E-008, -1.60909E-002
6.1497389E-008, -1.60819E-002
6.1497759E-008, -1.60728E-002
6.1498130E-008, -1.60366E-002
6.1498500E-008, -1.60185E-002
6.1498870E-008, -1.59913E-002
6.1499241E-008, -1.60004E-002
6.1499611E-008, -1.59642E-002
6.1499981E-008, -1.59642E-002
6.1500352E-008, -1.59280E-002
6.1500722E-008, -1.59008E-002
6.1501093E-008, -1.59189E-002
6.1501463E-008, -1.58827E-002
6.1501833E-008, -1.58646E-002
6.1502204E-008, -1.58465E-002
6.1502574E-008, -1.58193E-002
6.1502944E-008, -1.58012E-002
6.1503315E-008, -1.57741E-002
6.1503685E-008, -1.57741E-002
6.1504056E-008, -1.57469E-002
6.1504426E-008, -1.57469E-002
6.1504796E-008, -1.57107E-002
6.1505167E-008, -1.57017E-002
6.1505537E-008, -1.56926E-002
6.1505907E-008, -1.56926E-002
6.1506278E-008, -1.56745E-002
6.1506648E-008, -1.56564E-002
6.1507019E-008, -1.56383E-002
6.1507389E-008, -1.56293E-002
6.1507759E-008, -1.56112E-002
6.1508130E-008, -1.56021E-002
6.1508500E-008, -1.55840E-002
6.1508870E-008, -1.55659E-002
6.1509241E-008, -1.55659E-002
6.1509611E-008, -1.55478E-002
6.1509981E-008, -1.55387E-002
6.1510352E-008, -1.55387E-002
6.1510722E-008, -1.55206E-002
6.1511093E-008, -1.55025E-002
6.1511463E-008, -1.54935E-002
6.1511833E-008, -1.54844E-002
6.1512204E-008, -1.54844E-002
6.1512574E-008, -1.54663E-002
6.1512944E-008, -1.54573E-002
6.1513315E-008, -1.54482E-002
6.1513685E-008, -1.54482E-002
6.1514056E-008, -1.54392E-002
6.1514426E-008, -1.54301E-002
6.1514796E-008, -1.54301E-002
6.1515167E-008, -1.54030E-002
6.1515537E-008, -1.54211E-002
6.1515907E-008, -1.53939E-002
6.1516278E-008, -1.54120E-002
6.1516648E-008, -1.54030E-002
6.1517019E-008, -1.53849E-002
6.1517389E-008, -1.53849E-002
6.1517759E-008, -1.53577E-002
6.1518130E-008, -1.53667E-002
6.1518500E-008, -1.53758E-002
6.1518870E-008, -1.53667E-002
6.1519241E-008, -1.53577E-002
6.1519611E-008, -1.53486E-002
6.1519981E-008, -1.53667E-002
6.1520352E-008, -1.53486E-002
6.1520722E-008, -1.53486E-002
6.1521093E-008, -1.53396E-002
6.1521463E-008, -1.53486E-002
6.1521833E-008, -1.53577E-002
6.1522204E-008, -1.53396E-002
6.1522574E-008, -1.53486E-002
6.1522944E-008, -1.53577E-002
6.1523315E-008, -1.53486E-002
6.1523685E-008, -1.53486E-002
6.1524056E-008, -1.53577E-002
6.1524426E-008, -1.53486E-002
6.1524796E-008, -1.53577E-002
6.1525167E-008, -1.53577E-002
6.1525537E-008, -1.53486E-002
6.1525907E-008, -1.53396E-002
6.1526278E-008, -1.53577E-002
6.1526648E-008, -1.53758E-002
6.1527019E-008, -1.53667E-002
6.1527389E-008, -1.53577E-002
6.1527759E-008, -1.53758E-002
6.1528130E-008, -1.53667E-002
6.1528500E-008, -1.53758E-002
6.1528870E-008, -1.53667E-002
6.1529241E-008, -1.53667E-002
6.1529611E-008, -1.53758E-002
6.1529981E-008, -1.53758E-002
6.1530352E-008, -1.53758E-002
6.1530722E-008, -1.53758E-002
6.1531093E-008, -1.53849E-002
6.1531463E-008, -1.53939E-002
6.1531833E-008, -1.53849E-002
6.1532204E-008, -1.54030E-002
6.1532574E-008, -1.54120E-002
6.1532944E-008, -1.54030E-002
6.1533315E-008, -1.54120E-002
6.1533685E-008, -1.54120E-002
6.1534056E-008, -1.54211E-002
6.1534426E-008, -1.54392E-002
6.1534796E-008, -1.54301E-002
6.1535167E-008, -1.54301E-002
6.1535537E-008, -1.54301E-002
6.1535907E-008, -1.54482E-002
6.1536278E-008, -1.54392E-002
6.1536648E-008, -1.54482E-002
6.1537019E-008, -1.54482E-002
6.1537389E-008, -1.54573E-002
6.1537759E-008, -1.54482E-002
6.1538130E-008, -1.54573E-002
6.1538500E-008, -1.54754E-002
6.1538870E-008, -1.54844E-002
6.1539241E-008, -1.54663E-002
6.1539611E-008, -1.54754E-002
6.1539981E-008, -1.54754E-002
6.1540352E-008, -1.54754E-002
6.1540722E-008, -1.54935E-002
6.1541093E-008, -1.54844E-002
6.1541463E-008, -1.54754E-002
6.1541833E-008, -1.55025E-002
6.1542204E-008, -1.54935E-002
6.1542574E-008, -1.54844E-002
6.1542944E-008, -1.55025E-002
6.1543315E-008, -1.55206E-002
6.1543685E-008, -1.55025E-002
6.1544056E-008, -1.55116E-002
6.1544426E-008, -1.55025E-002
6.1544796E-008, -1.55025E-002
6.1545167E-008, -1.55116E-002
6.1545537E-008, -1.55116E-002
6.1545907E-008, -1.55206E-002
6.1546278E-008, -1.55025E-002
6.1546648E-008, -1.55025E-002
6.1547019E-008, -1.55025E-002
6.1547389E-008, -1.55206E-002
6.1547759E-008, -1.55116E-002
6.1548130E-008, -1.55206E-002
6.1548500E-008, -1.55206E-002
6.1548870E-008, -1.55025E-002
6.1549241E-008, -1.55025E-002
6.1549611E-008, -1.54935E-002
6.1549981E-008, -1.55025E-002
6.1550352E-008, -1.55025E-002
6.1550722E-008, -1.54935E-002
6.1551093E-008, -1.54935E-002
6.1551463E-008, -1.55025E-002
6.1551833E-008, -1.54844E-002
6.1552204E-008, -1.54935E-002
6.1552574E-008, -1.54844E-002
6.1552944E-008, -1.54935E-002
6.1553315E-008, -1.54844E-002
6.1553685E-008, -1.54844E-002
6.1554056E-008, -1.54844E-002
6.1554426E-008, -1.54935E-002
6.1554796E-008, -1.54844E-002
6.1555167E-008, -1.54754E-002
6.1555537E-008, -1.54844E-002
6.1555907E-008, -1.54663E-002
6.1556278E-008, -1.54573E-002
6.1556648E-008, -1.54482E-002
6.1557019E-008, -1.54392E-002
6.1557389E-008, -1.54482E-002
6.1557759E-008, -1.54392E-002
6.1558130E-008, -1.54301E-002
6.1558500E-008, -1.54301E-002
6.1558870E-008, -1.54211E-002
6.1559241E-008, -1.54120E-002
6.1559611E-008, -1.53939E-002
6.1559981E-008, -1.54030E-002
6.1560352E-008, -1.53939E-002
6.1560722E-008, -1.53939E-002
6.1561093E-008, -1.53758E-002
6.1561463E-008, -1.53667E-002
6.1561833E-008, -1.53577E-002
6.1562204E-008, -1.53667E-002
6.1562574E-008, -1.53396E-002
6.1562944E-008, -1.53486E-002
6.1563315E-008, -1.53305E-002
6.1563685E-008, -1.53124E-002
6.1564056E-008, -1.53124E-002
6.1564426E-008, -1.52943E-002
6.1564796E-008, -1.52853E-002
6.1565167E-008, -1.53034E-002
6.1565537E-008, -1.52672E-002
6.1565907E-008, -1.52672E-002
6.1566278E-008, -1.52581E-002
6.1566648E-008, -1.52400E-002
6.1567019E-008, -1.52219E-002
6.1567389E-008, -1.52129E-002
6.1567759E-008, -1.51948E-002
6.1568130E-008, -1.52038E-002
6.1568500E-008, -1.51857E-002
6.1568870E-008, -1.51857E-002
6.1569241E-008, -1.51857E-002
6.1569611E-008, -1.51586E-002
6.1569981E-008, -1.51495E-002
6.1570352E-008, -1.51405E-002
6.1570722E-008, -1.51223E-002
6.1571093E-008, -1.51133E-002
6.1571463E-008, -1.51042E-002
6.1571833E-008, -1.51133E-002
6.1572204E-008, -1.50680E-002
6.1572574E-008, -1.50680E-002
6.1572944E-008, -1.50499E-002
6.1573315E-008, -1.50499E-002
6.1573685E-008, -1.50228E-002
6.1574056E-008, -1.50047E-002
6.1574426E-008, -1.50228E-002
6.1574796E-008, -1.49956E-002
6.1575167E-008, -1.49775E-002
6.1575537E-008, -1.49685E-002
6.1575907E-008, -1.49504E-002
6.1576278E-008, -1.49413E-002
6.1576648E-008, -1.49413E-002
6.1577019E-008, -1.49232E-002
6.1577389E-008, -1.49142E-002
6.1577759E-008, -1.49051E-002
6.1578130E-008, -1.48960E-002
];

refl_cal=load('refl_cal.mat');
refl_uncal=load('meas6.dat');

figure();
plot(1E12*(agilent(:,1)-6.1305167E-008),(10/9)*agilent(:,2)*5+0.6,"linewidth",2);
hold on;
plot(1E12*(lecroy(:,1)-9e-12),lecroy(:,2)*5+0.5,"linewidth",2);
plot(1E12*((46*128/(24*25000000))*(1/(1+24*500000/24))*(0:4095) -1.6516e-9), -0.5-refl_cal.refl,"linewidth",2);
plot(1E12*((46*128/(24*25000000))*(1/(1+24*500000/24))*(0:4095) -1.422e-8+1.2479e-10), 1.1*(-0.035-refl_uncal.decoded_data),"linewidth",2);
grid off;
grid minor on;
set(gca,'fontsize',22);
legend("Agilent 86100C","LeCroy WaveRunner 6 Zi","Reflektometr, bez kalibrace","Reflektometr, s kalibraci",'location','northwest');
ylim([-0.6 1.3]);
xlim([-500 500]);
xlabel('Cas (ps)');
ylabel('Normalizovane napeti (-)');

figure();
plot(1E12*(agilent(:,1)-6.1305167E-008),(10/9)*agilent(:,2)*5+0.6,"linewidth",2);
hold on;
plot(1E12*(lecroy(:,1)-9e-12)+15,lecroy(:,2)*5+0.5,"linewidth",2);
plot(1E12*((46*128/(24*25000000))*(1/(1+24*500000/24))*(0:4095) -1.6516e-9)+43, -0.5-refl_cal.refl,"linewidth",2);
plot(1E12*((46*128/(24*25000000))*(1/(1+24*500000/24))*(0:4095) -1.422e-8+1.2479e-10)+33, 1.1*(-0.035-refl_uncal.decoded_data),"linewidth",2);
grid off;
grid minor on;
set(gca,'fontsize',22);
legend("Agilent 86100C","LeCroy WaveRunner 6 Zi","Reflektometr, s kalibraci","Reflektometr, bez kalibrace",'location','northwest');
ylim([-0.6 1.3]);
xlim([-200 500]);
xlabel('Cas (ps)');
ylabel('Normalizovane napeti (-)');
